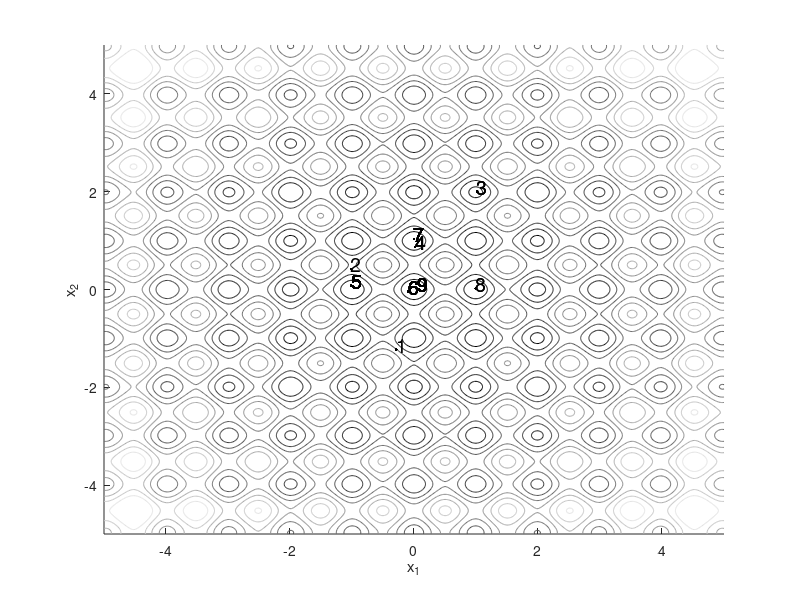
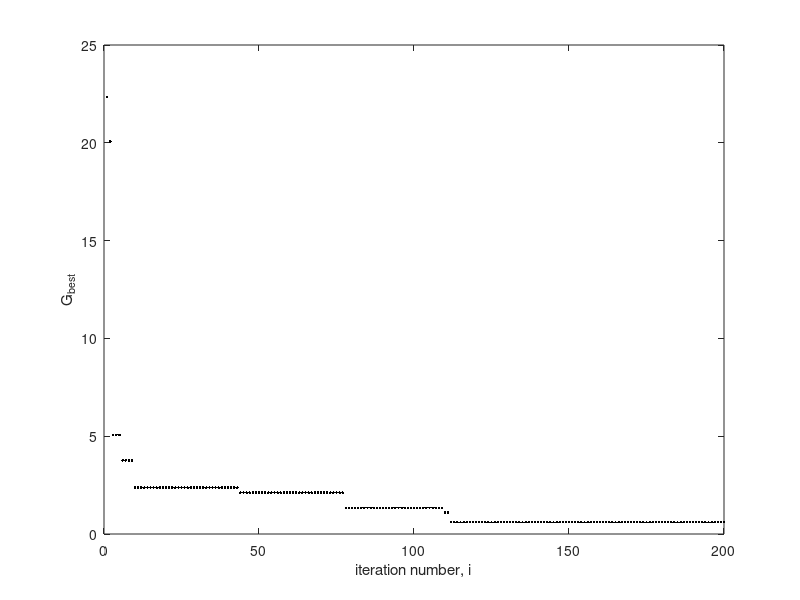

These figures' MATLAB source, in order:
% m-file, Particle Swarm Optimization, written by Mojtaba Eslami

clear all

N = 20;
xl = -5;
xu = 5;

theta_max = 0.9;
theta_min = 0.4;
i_max = 200;

c1 = 2;
c2 = 2;

theta = theta_max;

for i=1:N
    X(:,i) = xl+(xu-xl)*rand(2,1); % generate random numbers from the interval [xl,xu]
    f(i) = 20+X(1,i)^2+X(2,i)^2-10*(cos(2*pi*X(1,i))+cos(2*pi*X(2,i)));
end

F = 1./f;
V_old = zeros(2,N);
P_best = -100*ones(1,N);

G_best = -100;

count = 0; %used for counting the number of best solutions 


figure(1);clf;hold on
x=[-5:0.02:5];
y=[-5:0.02:5];
for i=1:length(x)
    for j=1:length(y)
        f(j,i) = 20+x(i)^2+y(j)^2-10*(cos(2*pi*x(i))+cos(2*pi*y(j)));
    end
end
contour(x,y,f,10)
colormap(gray)
xlabel('x_1')
ylabel('x_2')



for i=1:i_max

    for j=1:N
        if F(j)>P_best(j)
            P_best(j) = F(j);
        end
    end
    
    if max(P_best)>G_best
        G_best = max(P_best);
        temp = find(P_best==G_best,1);
        X_best = X(:,temp);
        count = count+1;
    end
    
    V_new = theta*V_old+c1*rand(2,N).*([P_best;P_best]-X)+c2*rand(2,N).*(G_best*ones(2,N)-X);
    X = X+V_new;
    V_old = V_new;
    theta = theta_max-(theta_max-theta_min)*i/i_max;
    Gbest_plot(i) = 1./G_best;
    
    for i=1:N
        f(i) = 20+X(1,i)^2+X(2,i)^2-10*(cos(2*pi*X(1,i))+cos(2*pi*X(2,i)));
    end
    
    F = 1./f;
    plot(X_best(1,1),X_best(2,1),'k.')
    H = text(X_best(1,1),X_best(2,1)+.1,num2str(count));
    set(H,'FontSize',14)
    
end


figure(2)
plot(Gbest_plot,'k.')
xlabel('iteration number, i')
ylabel('G_{best}')

X_best
